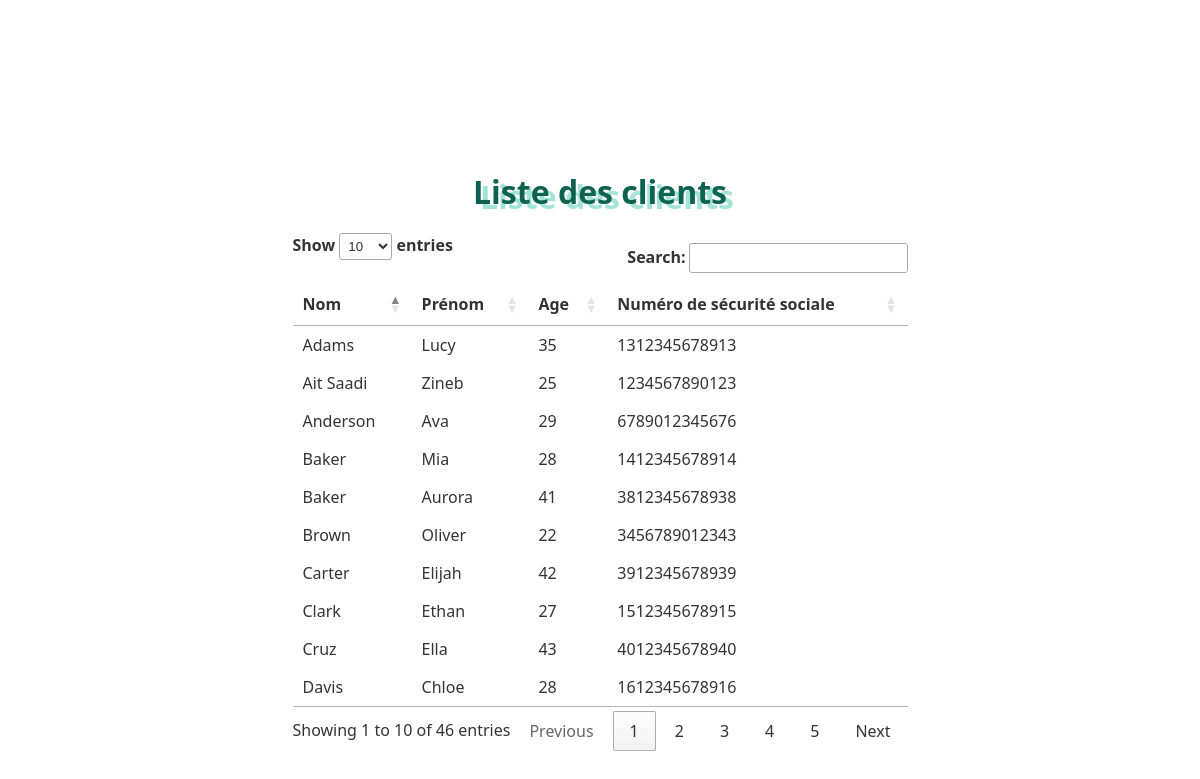
/clients/, run on the app's committed database.
### pharmacieapp/models.py (models this page shows, shortened)
class Client(models.Model):
    ID_client = models.AutoField(primary_key=True)
    Nom_client = models.CharField(max_length=100, null=False)
    Prenom_client = models.CharField(max_length=100, null=False)
    Age_Client = models.IntegerField(null=False, validators=[MinValueValidator(1)])
    Num_sec_social_client = models.CharField(max_length=13, unique=True, validators=[RegexValidator(r'^\d{13}$', message='Num_sec_social_client must be 13 digits.')])

### pharmacieapp/views.py (the view)
# urls.py: path('clients/', clients_list, name='clients_list'),
def clients_list(request):
    clients = Client.objects.all()
    return render(request, 'clients_list.html', {'clients': clients})

### pharmacieapp/templates/clients_list.html (shortened to what this page needs)
<!DOCTYPE html>
<html>
<head>
    <link rel="stylesheet" type="text/css" href="/static/css/styles.css">
</head>
<body>
    <h1>Liste des clients</h1>
    <table id="client-table">
        <thead>
            <tr>
                <th>Nom</th>
                <th>Prénom</th>
                <th>Age</th>
                <th>Numéro de sécurité sociale</th>
            </tr>
        </thead>
        <tbody>
            {% for client in clients %}
            <tr>
                <td>{{ client.Nom_client }}</td>
                <td>{{ client.Prenom_client }}</td>
                <td>{{ client.Age_Client }}</td>
                <td>{{ client.Num_sec_social_client }}</td>
            </tr>
            {% endfor %}
        </tbody>
    </table>
</body>
</html>
<link rel="stylesheet" href="https://cdn.datatables.net/1.11.5/css/jquery.dataTables.min.css">

### pharmacieapp/static/css/styles.css (style rules this page uses)
body { background-image: url('https://img.freepik.com/photos-gratuite/pilules-vue-dessus_23-2148021477.jpg?w=826&t=st=1701304679~exp=1701305279~hmac=9280ebfbd941ff51c1ea98bf100e06507188294e2a62d1a1070dcb29497e843b'); font-family: 'Segoe UI', Tahoma, Geneva, Verdana, sans-serif; color: #333; background-size: cover; display: flex; flex-direction: column; justify-content: center; align-items: center; height: 90vh; margin: 90px; }
h1 { text-align: center; color: #0e6251; text-shadow: 7px 5px 0 #a3e4d7; margin-bottom: 20px; }

### data on the page
Client: Nom_client "Brown", Prenom_client "Oliver", Age_Client "22", Num_sec_social_client "3456789012343"
Client: Nom_client "Anderson", Prenom_client "Ava", Age_Client "29", Num_sec_social_client "6789012345676"
Client: Nom_client "Adams", Prenom_client "Lucy", Age_Client "35", Num_sec_social_client "1312345678913"
Client: Nom_client "Baker", Prenom_client "Mia", Age_Client "28", Num_sec_social_client "1412345678914"
Client: Nom_client "Clark", Prenom_client "Ethan", Age_Client "27", Num_sec_social_client "1512345678915"
Client: Nom_client "Davis", Prenom_client "Chloe", Age_Client "28", Num_sec_social_client "1612345678916"
Client: Nom_client "Baker", Prenom_client "Aurora", Age_Client "41", Num_sec_social_client "3812345678938"
Client: Nom_client "Carter", Prenom_client "Elijah", Age_Client "42", Num_sec_social_client "3912345678939"
Client: Nom_client "Cruz", Prenom_client "Ella", Age_Client "43", Num_sec_social_client "4012345678940"
Client: Nom_client "Ait Saadi", Prenom_client "Zineb", Age_Client "25", Num_sec_social_client "1234567890123"
